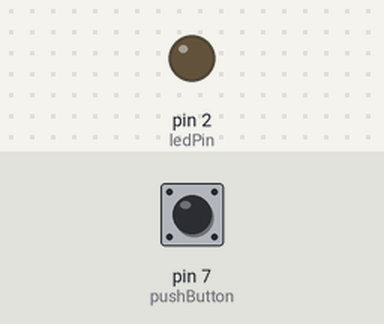
The sketch below on a simulated Arduino Uno, built with avr-gcc and run on an emulated ATmega328P. On the bench: output pins drawn as LEDs (lit = HIGH). The test bench sets the inputs (shaded band); at power-on: pin 7 (pushButton) HIGH.

Above: at 1.2 s.
1.3 s: pin 7 (pushButton) pulled LOW for 0.15 s
At 1.37 s:
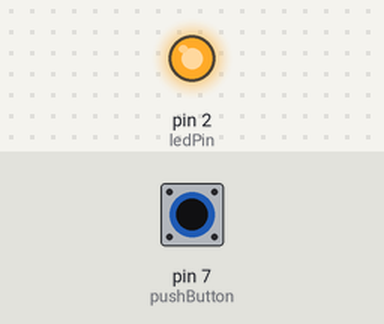
2.9 s: pin 7 (pushButton) pulled LOW for 3.2 s
At 6.9 s:
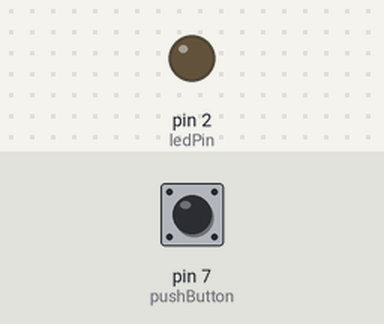
Timing chart, 0 to 8.4 s (numbered marks = the images above; inputs shaded):
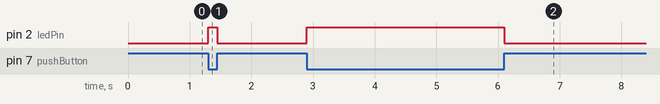

Measured:
- after the input at 1.3 s, pin 2 (ledPin): LOW → HIGH at once, → LOW 0.15 s later
- after the input at 2.9 s, pin 2 (ledPin): LOW → HIGH at once, → LOW 3.2 s later

The sketch:

exemplo_push_led.ino
```cpp
const int pushButton = 7; //PINO DIGITAL UTILIZADO PELO PUSH BUTTON
const int ledPin = 2; //PINO DIGITAL UTILIZADO PELO LED

int leitura = 0; //VARIÁVEL QUE ARMAZENA O VALOR LIDO NA PORTA DIGITAL

void setup() {
pinMode(pushButton, INPUT); //DEFINE A PORTA COMO ENTRADA
pinMode(ledPin, OUTPUT); //DEFINE A PORTA COMO SAÍDA
}
void loop(){
  leitura = digitalRead(pushButton); //LÊ O VALOR NA PORTA DIGITAL

  if(leitura == 0){ //SE O VALOR LIDO FOR IGUAL A 0, FAZ
  digitalWrite(ledPin, HIGH); // LED ACESO
  }else{ //SENÃO, FAZ
    digitalWrite(ledPin, LOW); // LED APAGADO
  }
}
```
